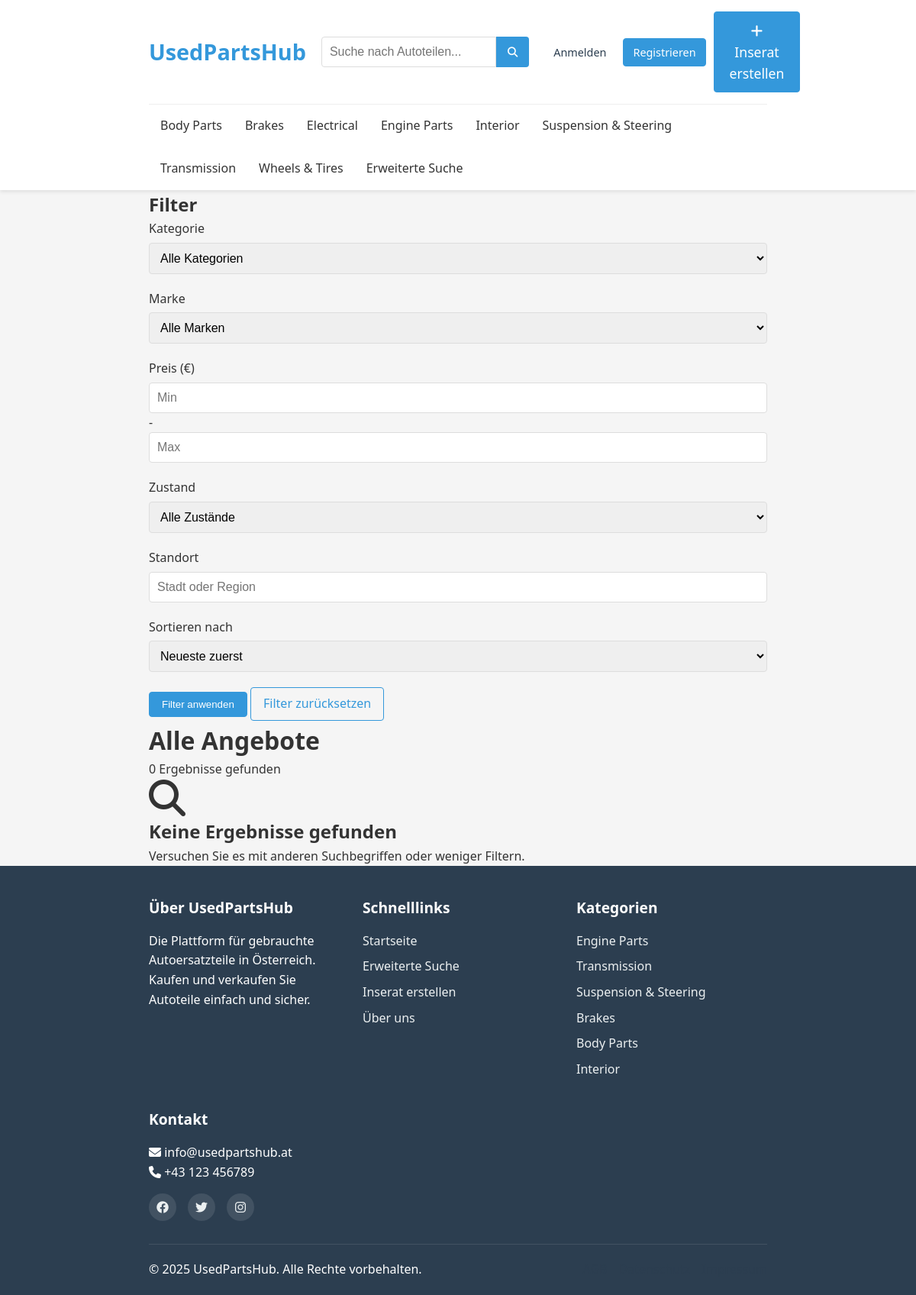
Screenshot of /search.php with the database file from the repository.
### tables this page shows
CREATE TABLE IF NOT EXISTS categories (
    category_id INT AUTO_INCREMENT PRIMARY KEY,
    name VARCHAR(100) NOT NULL,
    parent_id INT,
    description TEXT,
    FOREIGN KEY (parent_id) REFERENCES categories(category_id) ON DELETE SET NULL
);

### includes/config.php (called while the page is built, shortened)
<?php
function isLoggedIn() {
    return isset($_SESSION['user_id']);
}
?>

### search.php (the view, shortened to what this page needs)
<?php
require_once 'includes/header.php';
$query = isset($_GET['q']) ? sanitizeInput($_GET['q']) : '';
$minPrice = isset($_GET['min_price']) ? (float)$_GET['min_price'] : 0;
$maxPrice = isset($_GET['max_price']) ? (float)$_GET['max_price'] : 0;
$location = isset($_GET['location']) ? sanitizeInput($_GET['location']) : '';
$sort = isset($_GET['sort']) ? sanitizeInput($_GET['sort']) : 'newest';
$page = isset($_GET['page']) ? (int)$_GET['page'] : 1;
$perPage = 12;
$offset = ($page - 1) * $perPage;
$sql = "
    SELECT p.*, i.file_path, u.city, c.name as category_name, m.name as make_name, mo.name as model_name
    FROM parts p
    LEFT JOIN images i ON p.part_id = i.part_id AND i.is_primary = 1
    LEFT JOIN users u ON p.user_id = u.user_id
    LEFT JOIN categories c ON p.category_id = c.category_id
    LEFT JOIN car_makes m ON p.make_id = m.make_id
    LEFT JOIN car_models mo ON p.model_id = mo.model_id
    WHERE p.is_sold = 0
";
$countSql = "
    SELECT COUNT(*)
    FROM parts p
    WHERE p.is_sold = 0
";
$params = [];
switch ($sort) {
    case 'newest':
    default:
        $sql .= " ORDER BY p.date_posted DESC";
        break;
}
$sql .= " LIMIT $perPage OFFSET $offset";
$stmt = $pdo->prepare($countSql);
$stmt->execute($params);
$totalResults = $stmt->fetchColumn();
$totalPages = ceil($totalResults / $perPage);
$stmt = $pdo->prepare($sql);
$stmt->execute($params);
$results = $stmt->fetchAll();
?>
<div class="search-container">
    <div class="search-sidebar">
        <h2>Filter</h2>
        <form method="GET" action="" class="search-filter-form">
            <div class="form-group">
                <label for="category_id">Kategorie</label>
                <select id="category_id" name="category_id" class="form-control">
                    <option value="">Alle Kategorien</option>
                </select>
            </div>
            <div class="form-group">
                <label for="make_id">Marke</label>
                <select id="make_id" name="make_id" class="form-control">
                    <option value="">Alle Marken</option>
                </select>
            </div>
            <div class="form-group">
                <label>Preis (€)</label>
                <div class="price-range">
                    <input type="number" name="min_price" placeholder="Min" class="form-control" value="<?php echo $minPrice > 0 ? $minPrice : ''; ?>">
                    <span>-</span>
                    <input type="number" name="max_price" placeholder="Max" class="form-control" value="<?php echo $maxPrice > 0 ? $maxPrice : ''; ?>">
                </div>
            </div>
            <div class="form-group">
                <label for="condition">Zustand</label>
                <select id="condition" name="condition" class="form-control">
                    <option value="">Alle Zustände</option>
                </select>
            </div>
            <div class="form-group">
                <label for="location">Standort</label>
                <input type="text" id="location" name="location" class="form-control" value="<?php echo htmlspecialchars($location); ?>" placeholder="Stadt oder Region">
            </div>
            <div class="form-group">
                <label for="sort">Sortieren nach</label>
                <select id="sort" name="sort" class="form-control">
                    <option value="newest" <?php echo ($sort === 'newest') ? 'selected' : ''; ?>>Neueste zuerst</option>
                </select>
            </div>
            <button type="submit" class="btn btn-primary btn-block">Filter anwenden</button>
            <a href="<?php echo SITE_URL; ?>/search.php<?php echo !empty($query) ? '?q=' . urlencode($query) : ''; ?>" class="btn btn-outline btn-block">Filter zurücksetzen</a>
        </form>
    </div>
    <div class="search-results">
        <div class="search-header">
            <h1>
                <?php if (!empty($query)): ?>
                    Suchergebnisse für "<?php echo htmlspecialchars($query); ?>"
                <?php else: ?>
                    Alle Angebote
                <?php endif; ?>
            </h1>
            <p><?php echo $totalResults; ?> Ergebnisse gefunden</p>
        </div>
        <?php if (count($results) > 0): ?>
            <div class="listings-grid">
                <?php foreach ($results as $listing): ?>
                    <a href="<?php echo SITE_URL; ?>/listing.php?id=<?php echo $listing['part_id']; ?>" class="listing-card">
                        <div class="listing-card-img">
                            <img src="<?php echo $listing['file_path'] ? SITE_URL . '/' . $listing['file_path'] : SITE_URL . '/assets/images/placeholder.jpg'; ?>"
                                 alt="<?php echo htmlspecialchars($listing['title']); ?>">
                            <div class="listing-card-price">€ <?php echo number_format($listing['price'], 2, ',', '.'); ?></div>
                        </div>
                        <div class="listing-card-content">
                            <h3 class="listing-card-title"><?php echo htmlspecialchars($listing['title']); ?></h3>
                            <div class="listing-card-details">
                                <span><?php echo htmlspecialchars($listing['category_name']); ?></span>
                                <span>
                                    <?php
                                    if ($listing['make_name']) {
                                        echo htmlspecialchars($listing['make_name']);
                                        if ($listing['model_name']) {
                                            echo ' ' . htmlspecialchars($listing['model_name']);
                                        }
                                    }
                                    ?>
                                </span>
                            </div>
                            <div class="listing-card-footer">
                                <div class="listing-card-location">
                                    <i class="fas fa-map-marker-alt"></i> <?php echo htmlspecialchars($listing['location'] ?: $listing['city'] ?: 'Österreich'); ?>
                                </div>
                                <div class="listing-card-date">
                                    <?php
                                    $date = new DateTime($listing['date_posted']);
                                    echo $date->format('d.m.Y');
                                    ?>
                                </div>
                            </div>
                        </div>
                    </a>
                <?php endforeach; ?>
            </div>
            <?php if ($totalPages > 1): ?>
                <div class="pagination">
                    <?php if ($page > 1): ?>
                        <a href="<?php echo buildPaginationUrl($page - 1); ?>">&laquo; Zurück</a>
                    <?php endif; ?>
                    <?php for ($i = max(1, $page - 2); $i <= min($totalPages, $page + 2); $i++): ?>
                        <?php if ($i == $page): ?>
                            <span class="active"><?php echo $i; ?></span>
                        <?php else: ?>
                            <a href="<?php echo buildPaginationUrl($i); ?>"><?php echo $i; ?></a>
                        <?php endif; ?>
                    <?php endfor; ?>
                    <?php if ($page < $totalPages): ?>
                        <a href="<?php echo buildPaginationUrl($page + 1); ?>">Weiter &raquo;</a>
                    <?php endif; ?>
                </div>
            <?php endif; ?>
        <?php else: ?>
            <div class="no-results">
                <i class="fas fa-search fa-3x"></i>
                <h2>Keine Ergebnisse gefunden</h2>
                <p>Versuchen Sie es mit anderen Suchbegriffen oder weniger Filtern.</p>
            </div>
        <?php endif; ?>
    </div>
</div>
<?php require_once 'includes/footer.php'; ?>

### includes/header.php (shortened to what this page needs)
<?php require_once 'config.php'; ?>
<!DOCTYPE html>
<html lang="de">
<head>
    <link rel="stylesheet" href="https://cdnjs.cloudflare.com/ajax/libs/font-awesome/6.4.0/css/all.min.css">
    <link rel="stylesheet" href="<?php echo SITE_URL; ?>/assets/css/style.css">
</head>
<body>
    <header>
        <div class="container">
            <div class="header-top">
                <div class="logo">
                    <a href="<?php echo SITE_URL; ?>">
                        <h1>UsedPartsHub</h1>
                    </a>
                </div>
                <div class="search-bar">
                    <form action="<?php echo SITE_URL; ?>/search.php" method="GET">
                        <input type="text" name="q" placeholder="Suche nach Autoteilen..."
                            value="<?php echo isset($_GET['q']) ? htmlspecialchars($_GET['q']) : ''; ?>">
                        <button type="submit"><i class="fas fa-search"></i></button>
                    </form>
                </div>
                <div class="user-actions">
                    <?php if (isLoggedIn()): ?>
                        <?php
                        $userStmt = $pdo->prepare("SELECT profile_image FROM users WHERE user_id = ?");
                        $userStmt->execute([$_SESSION['user_id']]);
                        $currentUser = $userStmt->fetch();
                        ?>
                        <a href="<?php echo SITE_URL; ?>/account/dashboard.php" class="btn btn-sm user-account-btn">
                            <?php if (!empty($currentUser['profile_image'])): ?>
                                <img src="<?php echo SITE_URL . '/' . $currentUser['profile_image']; ?>" alt="Profilbild" class="header-avatar">
                            <?php else: ?>
                                <i class="fas fa-user"></i>
                            <?php endif; ?>
                            Mein Konto
                        </a>
                        <a href="<?php echo SITE_URL; ?>/account/messages.php" class="btn btn-sm">
                            Nachrichten
                            <?php
                            $stmt = $pdo->prepare("SELECT COUNT(*) FROM messages WHERE receiver_id = ? AND is_read = 0");
                            $stmt->execute([$_SESSION['user_id']]);
                            $unreadCount = $stmt->fetchColumn();
                            if ($unreadCount > 0) {
                                echo '<span class="badge">' . $unreadCount . '</span>';
                            }
                            ?>
                        </a>
                        <a href="<?php echo SITE_URL; ?>/account/favorites.php" class="btn btn-sm">
                            <i class="fas fa-heart"></i>
                        </a>
                        <a href="<?php echo SITE_URL; ?>/logout.php" class="btn btn-sm btn-outline">Abmelden</a>
                    <?php else: ?>
                        <a href="<?php echo SITE_URL; ?>/login.php" class="btn btn-sm">Anmelden</a>
                        <a href="<?php echo SITE_URL; ?>/register.php" class="btn btn-sm btn-primary">Registrieren</a>
                    <?php endif; ?>
                    <a href="<?php echo SITE_URL; ?>/create-listing.php" class="btn btn-lg btn-primary">
                        <i class="fas fa-plus"></i> Inserat erstellen
                    </a>
                </div>
            </div>
            <nav class="main-nav">
                <ul>
                    <?php
                    $stmt = $pdo->query("SELECT category_id, name FROM categories ORDER BY name");
                    while ($category = $stmt->fetch()) {
                        echo '<li><a href="' . SITE_URL . '/category.php?id=' . $category['category_id'] . '">'
                            . htmlspecialchars($category['name']) . '</a></li>';
                    }
                    ?>
                    <li><a href="<?php echo SITE_URL; ?>/advanced-search.php">Erweiterte Suche</a></li>
                </ul>
            </nav>
        </div>
    </header>
    <main class="container">

### includes/footer.php (shortened to what this page needs)
    </main>
    <footer>
        <div class="container">
            <div class="footer-content">
                <div class="footer-section">
                    <h3>Über UsedPartsHub</h3>
                    <p>Die Plattform für gebrauchte Autoersatzteile in Österreich. Kaufen und verkaufen Sie Autoteile einfach und sicher.</p>
                </div>
                <div class="footer-section">
                    <h3>Schnelllinks</h3>
                    <ul>
                        <li><a href="<?php echo SITE_URL; ?>">Startseite</a></li>
                        <li><a href="<?php echo SITE_URL; ?>/advanced-search.php">Erweiterte Suche</a></li>
                        <li><a href="<?php echo SITE_URL; ?>/create-listing.php">Inserat erstellen</a></li>
                        <li><a href="<?php echo SITE_URL; ?>/about.php">Über uns</a></li>
                    </ul>
                </div>
                <div class="footer-section">
                    <h3>Kategorien</h3>
                    <ul>
                        <?php
                        $stmt = $pdo->query("SELECT category_id, name FROM categories LIMIT 6");
                        while ($category = $stmt->fetch()) {
                            echo '<li><a href="' . SITE_URL . '/category.php?id=' . $category['category_id'] . '">'
                                . htmlspecialchars($category['name']) . '</a></li>';
                        }
                        ?>
                    </ul>
                </div>
                <div class="footer-section">
                    <h3>Kontakt</h3>
                    <p><i class="fas fa-envelope"></i> info@usedpartshub.at</p>
                    <p><i class="fas fa-phone"></i> +43 123 456789</p>
                    <div class="social-links">
                        <a href="#"><i class="fab fa-facebook"></i></a>
                        <a href="#"><i class="fab fa-twitter"></i></a>
                        <a href="#"><i class="fab fa-instagram"></i></a>
                    </div>
                </div>
            </div>
            <div class="footer-bottom">
                <p>&copy; <?php echo date('Y'); ?> UsedPartsHub. Alle Rechte vorbehalten.</p>
                <div class="footer-links">
                    <a href="<?php echo SITE_URL; ?>/terms.php">AGB</a>
                    <a href="<?php echo SITE_URL; ?>/privacy.php">Datenschutz</a>
                    <a href="<?php echo SITE_URL; ?>/imprint.php">Impressum</a>
                </div>
            </div>
        </div>
    </footer>
</body>
</html>

### rows the page displays
categories: name "Body Parts"
categories: name "Brakes"
categories: name "Electrical"
categories: name "Engine Parts"
categories: name "Interior"
categories: name "Suspension & Steering"
categories: name "Transmission"
categories: name "Wheels & Tires"

### other values shown
$totalResults "0"
